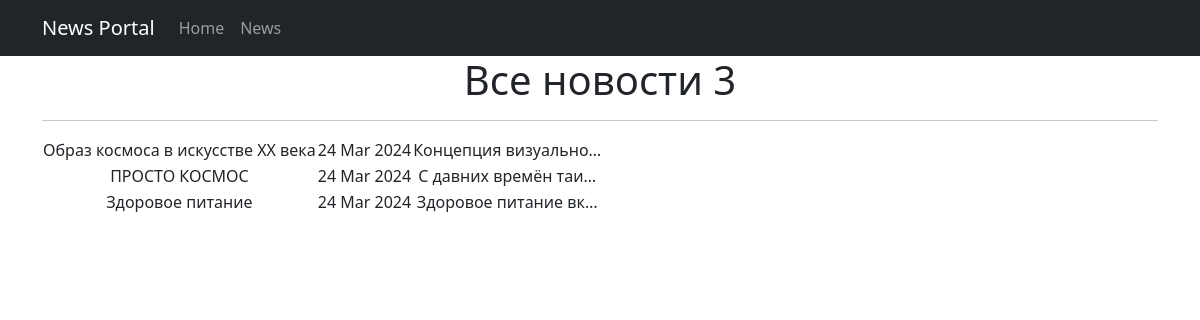
Page /news/ on the committed database.
### news/models.py (models this page shows, shortened)
class Post(models.Model):
    author = models.ForeignKey(Author, on_delete=models.CASCADE)
    choice = models.CharField(max_length=10, choices=POSITION, default=news)
    time_post = models.DateTimeField(auto_now_add=True)
    categories = models.ManyToManyField(Category, through='PostCategory')
    title = models.CharField(max_length=255)
    text = models.TextField()
    post_rating = models.IntegerField(default=0)

### news/views.py (the view)
# urls.py: path('', PostsList.as_view()),
class PostsList(ListView):
    queryset = Post.objects.order_by('-time_post')
    template_name = 'posts.html'
    context_object_name = 'posts'
    def get_context_data(self, **kwargs):
        context = super().get_context_data(**kwargs)
        context['time_now'] = datetime.utcnow()
        return context

### news/templatetags/custom_filters.py (called while the page is built)
@register.filter()
def censor(value):
    word = value.replace('его', 'е**')
    return word

### templates/posts.html
{% extends 'flatpages/default.html' %}
{% load custom_filters %}
{% block content %}
    <h1>Все новости
    {{ posts|length }}
    </h1>
    <hr>
    {% if posts %}
        <table>
            {% for post in posts %}
            <tr>
                <td>{{ post.title|censor }}</td>
                <td>{{ post.time_post|date:'d M Y' }}</td>
                <td>{{ post.text|truncatechars:20|censor }}</td>
            </tr>
            {% endfor %}
        </table>
    {% else %}
        <h2>Новостей нет!</h2>
    {% endif %}
{% endblock content %}

### templates/flatpages/default.html (shortened to what this page needs)
<!DOCTYPE html>
<html lang="en">
    <head>
        {% load static %}
        <link href="{% static 'css/styles.css' %}" rel="stylesheet" />
    </head>
    <body>
        <nav class="navbar navbar-expand-lg navbar-dark bg-dark static-top">
            <div class="container">
                <a class="navbar-brand" href="#">News Portal</a>
                <div class="collapse navbar-collapse" id="navbarResponsive">
                    <ul class="navbar-nav ml-auto">
                        <li class="nav-item">
                            <a class="nav-link" href="/home/">Home</a>
                        </li>
                        <li class="nav-item active">
                            <a class="nav-link" href="/news/">News</a>
                        </li>
                    </ul>
                </div>
            </div>
        </nav>
        <div class="container">
            <div class="row">
                <div class="col-lg-12 text-center">
                    {% block content %}
                    {% endblock content %}
                </div>
            </div>
        </div>
    </body>
</html>

### rows in the picture
Post: title|censor "Образ космоса в искусстве XX века", time_post "24 Mar 2024", text|censor "Концепция визуально…"
Post: title|censor "ПРОСТО КОСМОС", time_post "24 Mar 2024", text|censor "С давних времён таи…"
Post: title|censor "Здоровое питание", time_post "24 Mar 2024", text|censor "Здоровое питание вк…"

### other values in the picture
{{ posts|length }} "3"
